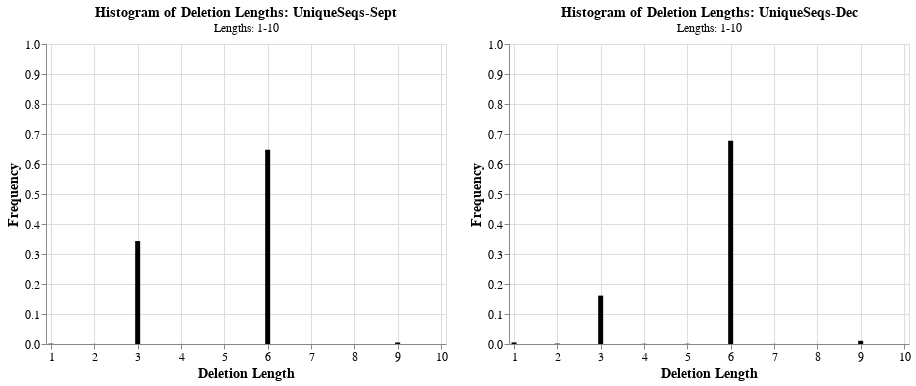

Notebook cell for this chart:
### Code cell
# Create the subsetted histogram for the pairwise dataset.
hist_sept_10 = alt.Chart(old_deletion_lengths_subset).mark_bar(color='black').encode(
x = alt.X('Deletion Length', axis=alt.Axis(titleFontSize=14, labelFontSize=12),scale=alt.Scale(nice=False)),
y = alt.Y('Frequency', axis=alt.Axis(titleFontSize=14, labelFontSize=12),scale=alt.Scale(domain=[0,1]))).properties(title={"text":'Histogram of Deletion Lengths: UniqueSeqs-Sept',
                                                                         "fontSize":14,
                                                                                                                      "subtitle":"Lengths: 1-10"})
# Create the subsetted histogram for the multi dataset.
hist_dec_10 = alt.Chart(new_deletion_lengths_subset).mark_bar(color='black').encode(
x = alt.X('Deletion Length', axis=alt.Axis(titleFontSize=14, labelFontSize=12),scale=alt.Scale(nice=False)),
y = alt.Y('Frequency', axis=alt.Axis(titleFontSize=14, labelFontSize=12),scale=alt.Scale(domain=[0,1]))).properties(title={"text":'Histogram of Deletion Lengths: UniqueSeqs-Dec',
                                                                         "fontSize":14,
                                                                                                                      "subtitle":"Lengths: 1-10"})
# Merge the show plots.
hist_sept_10|hist_dec_10

### Figure 1 — Vega-Lite specification as saved in the notebook (floating-point values rounded to 4 significant figures)
{"config": {"view": {"continuousWidth": 400, "continuousHeight": 300}}, "hconcat": [{"data": {"name": "data-92a53e4b34cd59f86d0f075a5ad9b91c"}, "mark": {"type": "bar", "color": "black"}, "encoding": {"x": {"type": "quantitative", "axis": {"labelFontSize": 12, "titleFontSize": 14}, "field": "Deletion Length", "scale": {"nice": false}}, "y": {"type": "quantitative", "axis": {"labelFontSize": 12, "titleFontSize": 14}, "field": "Frequency", "scale": {"domain": [0, 1]}}}, "title": {"text": "Histogram of Deletion Lengths: UniqueSeqs-Sept", "fontSize": 14, "subtitle": "Lengths: 1-10"}}, {"data": {"name": "data-acc6c8fa72cebbafc1106cfd28192bad"}, "mark": {"type": "bar", "color": "black"}, "encoding": {"x": {"type": "quantitative", "axis": {"labelFontSize": 12, "titleFontSize": 14}, "field": "Deletion Length", "scale": {"nice": false}}, "y": {"type": "quantitative", "axis": {"labelFontSize": 12, "titleFontSize": 14}, "field": "Frequency", "scale": {"domain": [0, 1]}}}, "title": {"text": "Histogram of Deletion Lengths: UniqueSeqs-Dec", "fontSize": 14, "subtitle": "Lengths: 1-10"}}], "$schema": "https://vega.github.io/schema/vega-lite/v4.8.1.json", "datasets": {"data-92a53e4b34cd59f86d0f075a5ad9b91c": [{"Deletion Length": 1, "Count": 1322, "Frequency": 0.001171}, {"Deletion Length": 2, "Count": 306, "Frequency": 0.0002712}, {"Deletion Length": 3, "Count": 387304, "Frequency": 0.3432}, {"Deletion Length": 4, "Count": 172, "Frequency": 0.0001524}, {"Deletion Length": 5, "Count": 27, "Frequency": 2.393e-05}, {"Deletion Length": 6, "Count": 730614, "Frequency": 0.6474}, {"Deletion Length": 7, "Count": 6, "Frequency": 5.317e-06}, {"Deletion Length": 8, "Count": 6, "Frequency": 5.317e-06}, {"Deletion Length": 9, "Count": 5797, "Frequency": 0.005137}, {"Deletion Length": 10, "Count": 2, "Frequency": 1.772e-06}], "data-acc6c8fa72cebbafc1106cfd28192bad": [{"Deletion Length": 1, "Count": 1615, "Frequency": 0.005294}, {"Deletion Length": 2, "Count": 395, "Frequency": 0.001295}, {"Deletion Length": 3, "Count": 49215, "Frequency": 0.1613}, {"Deletion Length": 4, "Count": 217, "Frequency": 0.0007113}, {"Deletion Length": 5, "Count": 242, "Frequency": 0.0007932}, {"Deletion Length": 6, "Count": 206590, "Frequency": 0.6771}, {"Deletion Length": 7, "Count": 97, "Frequency": 0.0003179}, {"Deletion Length": 8, "Count": 43, "Frequency": 0.0001409}, {"Deletion Length": 9, "Count": 3244, "Frequency": 0.01063}, {"Deletion Length": 10, "Count": 42, "Frequency": 0.0001377}]}}
